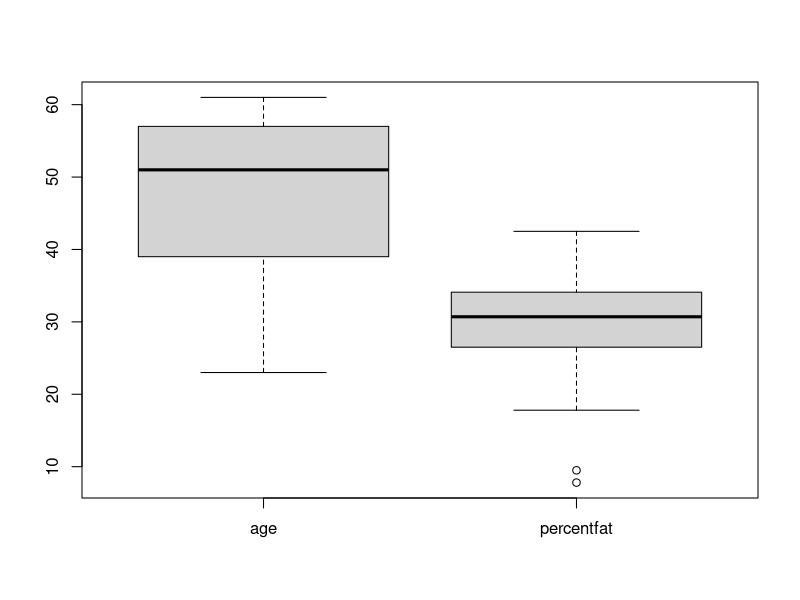
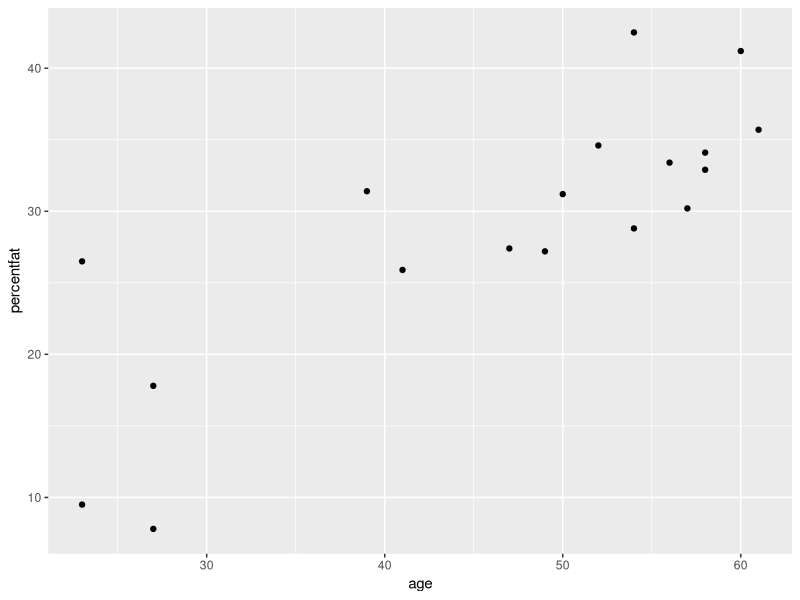
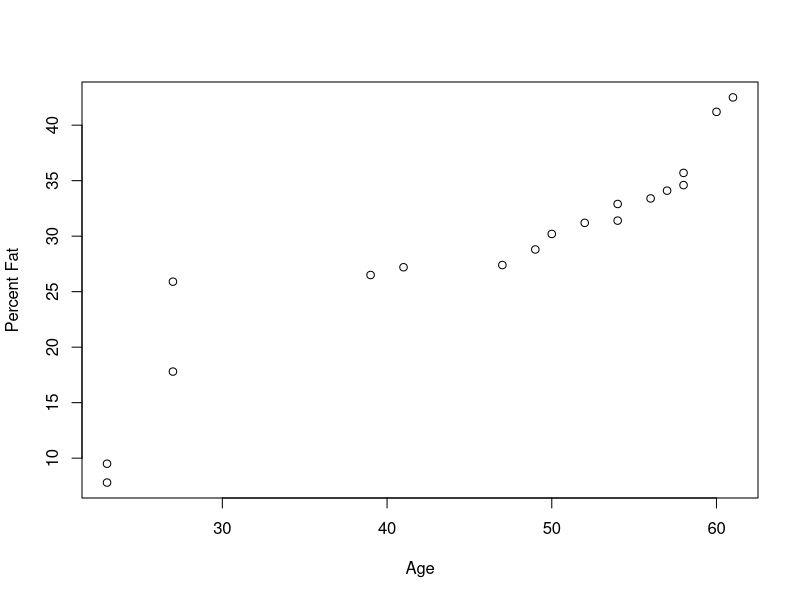
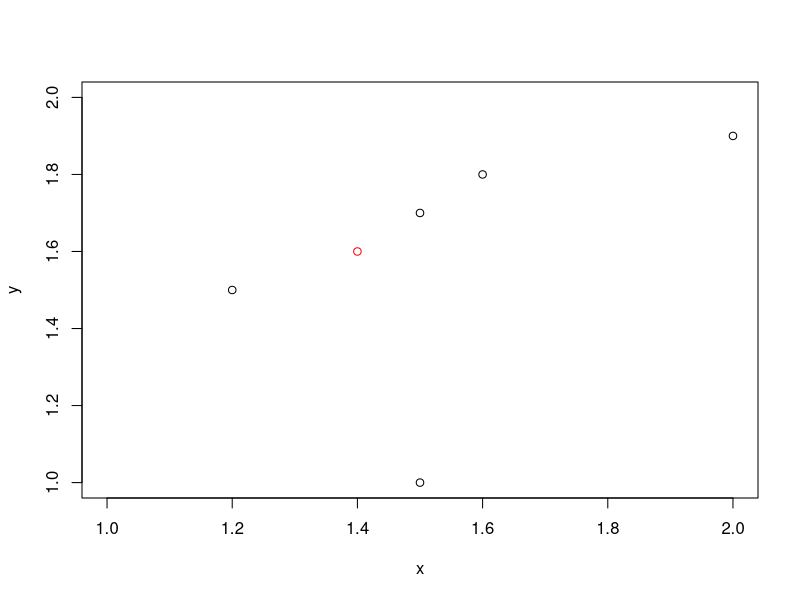

These figures' R source, in order:
## ---- chunk 1
age <- c(23, 23, 27, 27, 39, 41, 47, 49, 50, 52, 54, 54, 56, 57, 58, 58, 60, 61)
percentfat <- c(9.5, 26.5, 7.8, 17.8, 31.4, 25.9, 27.4, 27.2, 31.2, 34.6, 42.5, 28.8, 33.4, 30.2, 34.1, 32.9, 41.2, 35.7)
## ---- chunk 2
mean(age)
median(age)
sd(age)

mean(percentfat)
median(percentfat)
sd(percentfat)


## ---- chunk 3
patients <- data.frame(age, percentfat)
boxplot(x=as.list(patients), data=patients)
## ---- chunk 4
library(ggplot2)
ggplot(patients, aes(age, percentfat)) + geom_point()

?qqplot
qqplot(patients$age, patients$percentfat, plot.it = TRUE, xlab = "Age", ylab = "Percent Fat")
## ---- chunk 5
a = sqrt((22-20)^2+(1-0)^2+(42-36)^2+(10-8)^2)
a

b = (22-20)+(1-0)+(42-36)+(10-8)
b

c = ((22-20)^3+(1-0)^3+(42-36)^3+(10-8)^3)^(1/3)
c

d = 42-36
d
## ---- chunk 6

x = c(1.5, 2, 1.6, 1.2, 1.5)
y = c(1.7, 1.9, 1.8, 1.5, 1.0)
plot(x,y, xlim=c(1,2), ylim=c(1,2))
points(x=1.4, y=1.6, col="red")

## ---- chunk 7
x[6] <- 1.4
y[6] <- 1.6
dist(as.matrix(x,y), method = "euclidean")

## ---- chunk 8
dist(as.matrix(x,y), method = "manhattan", p=1)
## ---- chunk 9

